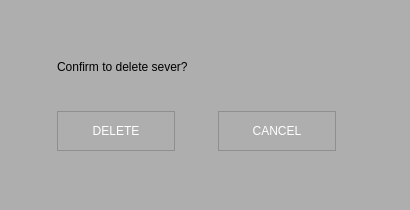
<?xml version="1.0" encoding="UTF-8"?>
<ui version="4.0">
 <class>DeleteDialogEx</class>
 <widget class="QDialog" name="DeleteDialogEx">
  <property name="windowModality">
   <enum>Qt::WindowModal</enum>
  </property>
  <property name="geometry">
   <rect>
    <x>0</x>
    <y>0</y>
    <width>410</width>
    <height>210</height>
   </rect>
  </property>
  <property name="windowTitle">
   <string>Dialog</string>
  </property>
  <widget class="QWidget" name="background" native="true">
   <property name="geometry">
    <rect>
     <x>0</x>
     <y>0</y>
     <width>410</width>
     <height>210</height>
    </rect>
   </property>
   <property name="styleSheet">
    <string notr="true">background-color: rgb(174, 174, 174);</string>
   </property>
   <widget class="QLabel" name="contentlabel">
    <property name="geometry">
     <rect>
      <x>57</x>
      <y>49</y>
      <width>282</width>
      <height>35</height>
     </rect>
    </property>
    <property name="styleSheet">
     <string notr="true">font: 18pt &quot;Arial&quot;;
</string>
    </property>
    <property name="text">
     <string>Confirm to delete sever? </string>
    </property>
   </widget>
   <widget class="QPushButton" name="deletepanedelBtn">
    <property name="geometry">
     <rect>
      <x>57</x>
      <y>111</y>
      <width>118</width>
      <height>40</height>
     </rect>
    </property>
    <property name="styleSheet">
     <string notr="true">QPushButton {
    border: 1px solid #8f8f91;
	border-image: url(:/login/Resource/login_page/u54.png);
	color: rgb(255, 255, 255);
	font: 18pt &quot;Arial&quot;;
}

QPushButton:pressed {
	border: 1px solid #8f8f91;
}
</string>
    </property>
    <property name="text">
     <string>DELETE</string>
    </property>
   </widget>
   <widget class="QPushButton" name="deletepanecancelBtn">
    <property name="geometry">
     <rect>
      <x>218</x>
      <y>111</y>
      <width>118</width>
      <height>40</height>
     </rect>
    </property>
    <property name="styleSheet">
     <string notr="true">QPushButton {
    border: 1px solid #8f8f91;
	border-image: url(:/login/Resource/login_page/u54.png);
	color: rgb(255, 255, 255);
	font: 18pt &quot;Arial&quot;;
}

QPushButton:pressed {
	border: 1px solid #8f8f91;
}
</string>
    </property>
    <property name="text">
     <string>CANCEL</string>
    </property>
   </widget>
  </widget>
 </widget>
 <resources/>
 <connections/>
</ui>
